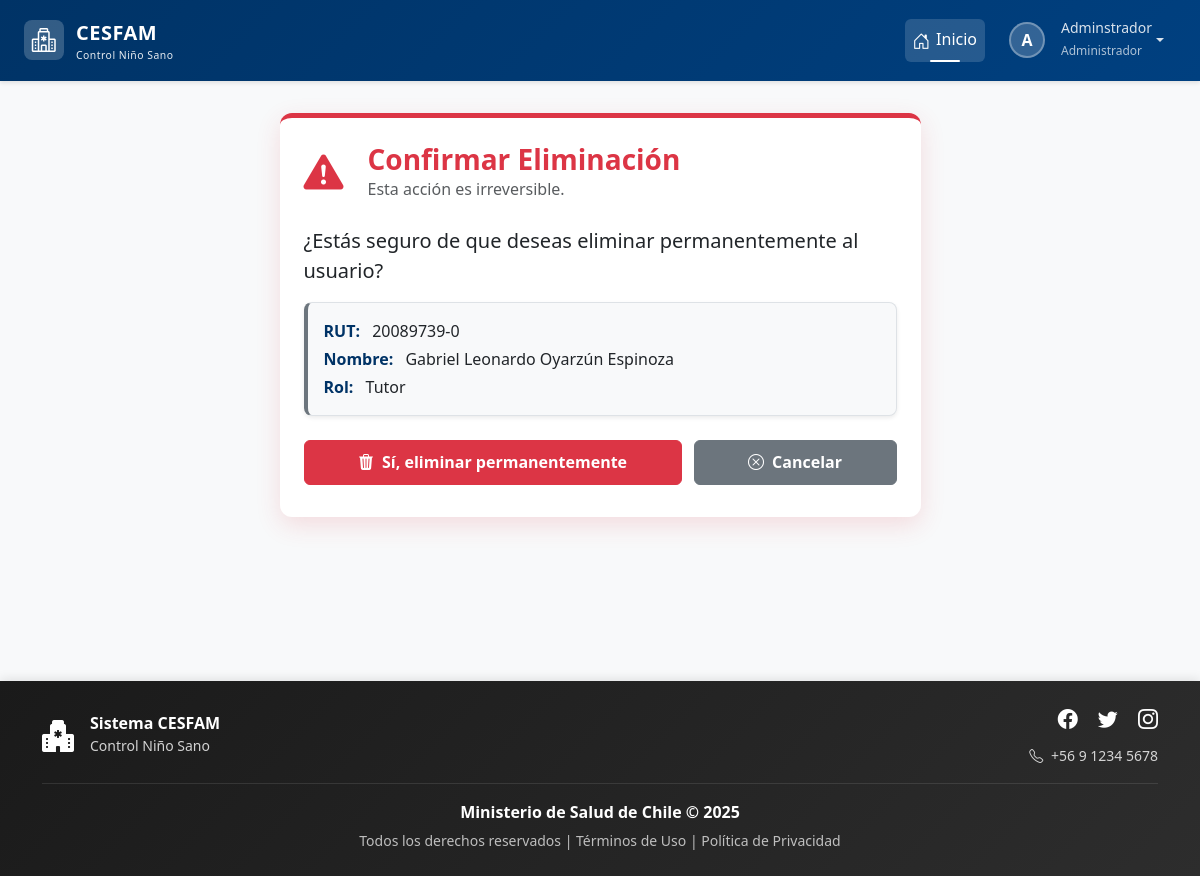
Screenshot of /usuarios/eliminar/4/ (signed in) with the database file from the repository.
### login/models.py (models this page shows, shortened)
class Usuario(AbstractBaseUser, PermissionsMixin):
    rut = models.CharField(max_length=10, unique=True)
    nombre_completo = models.CharField(max_length=200)
    email = models.EmailField(unique=True)
    rol = models.ForeignKey(Rol, on_delete=models.PROTECT)
    clave_temporal = models.BooleanField(default=False)
    nombre_completo_norm = models.CharField(
        max_length=200,
        editable=False,
        db_index=True
    )
    activo = models.BooleanField(default=True)
    is_staff = models.BooleanField(default=False) # Necesario para el admin de Django
    fecha_creacion = models.DateTimeField(default=timezone.now)
    objects = UsuarioManager()
    USERNAME_FIELD = 'rut'
    REQUIRED_FIELDS = ['nombre_completo', 'email']

class Rol(models.Model):
    id = models.AutoField(primary_key=True)
    nombre_rol = models.CharField(max_length=30, unique=True)
    descripcion = models.CharField(max_length=200)

### login/views.py (the view)
@login_required
@rol_requerido(['Administrador'])
def eliminar_usuario(request, pk):
    usuario = get_object_or_404(Usuario, pk=pk)
    if request.method == 'POST':
        nombre_usuario = usuario.nombre_completo
        usuario.delete()
        messages.success(request, f'El usuario {nombre_usuario} ha sido eliminado permanentemente.')
        return redirect('listar_usuarios')
    contexto = {
        'usuario': usuario
    }
    return render(request, 'authentication/eliminar_usuario.html', contexto)

### login/templates/authentication/eliminar_usuario.html (shortened to what this page needs)
{% extends 'base.html' %}
{% load static %}
{% block extra_css %}
    <link rel="stylesheet" href="{% static 'css/estiloformularios.css' %}">
{% endblock %}
{% block content %}
<div class="container">
    <div class="row justify-content-center">
        <div class="col-lg-8 col-xl-7">
            <div class="card confirm-card">
                <div class="confirm-header">
                    <div class="confirm-icon">
                        <i class="bi bi-exclamation-triangle-fill"></i>
                    </div>
                    <div>
                        <h3 class="mb-0">Confirmar Eliminación</h3>
                        <p class="mb-0 text-muted">Esta acción es irreversible.</p>
                    </div>
                </div>
                <div class="confirm-body">
                    <p class="fs-5 mb-3">¿Estás seguro de que deseas eliminar permanentemente al usuario?</p>
                    <div class="alert user-info-alert">
                        <div><strong>RUT:</strong> {{ usuario.rut }}</div>
                        <div><strong>Nombre:</strong> {{ usuario.nombre_completo }}</div>
                        <div><strong>Rol:</strong> {{ usuario.rol.nombre_rol }}</div>
                    </div>
                    <form method="post" class="mt-4">
                        <div class="confirm-buttons">
                            <button type="submit" class="btn btn-danger">
                                <i class="bi bi-trash3-fill me-2"></i>Sí, eliminar permanentemente
                            </button>
                            <a href="{% url 'listar_usuarios' %}" class="btn btn-secondary">
                                <i class="bi bi-x-circle me-2"></i>Cancelar
                            </a>
                        </div>
                    </form>
                </div>
            </div>
        </div>
    </div>
</div>
{% endblock %}

### templates/base.html (shortened to what this page needs)
{% load static %}
<!DOCTYPE html>
<html lang="es">
<head>
    <link href="https://cdn.jsdelivr.net/npm/bootstrap@5.3.2/dist/css/bootstrap.min.css" rel="stylesheet"
>
    <link rel="stylesheet" href="https://cdn.jsdelivr.net/npm/bootstrap-icons@1.11.1/font/bootstrap-icons.css">
    <link href="https://cdn.jsdelivr.net/npm/select2@4.1.0-rc.0/dist/css/select2.min.css" rel="stylesheet" />
    <link rel="stylesheet" href="{% static 'css/estilobase.css' %}">
    {% block extra_css %}{% endblock %}
</head>
<body>
    <nav class="navbar navbar-expand-lg navbar-dark navbar-cesfam sticky-top">
        <div class="container-fluid px-4">
            <a class="navbar-brand" href="{% url 'home' %}">
                <div class="logo-icon">
                    <i class="bi bi-hospital text-white fs-4"></i>
                </div>
                <div>
                    <span>CESFAM</span>
                    <small class="d-block" style="font-size: 0.65rem; font-weight: 400; opacity: 0.9;">
                        Control Niño Sano
                    </small>
                </div>
            </a>
            <div class="collapse navbar-collapse" id="navbarNav">
                <ul class="navbar-nav ms-auto align-items-lg-center">
                    <li class="nav-item">
                        <a class="nav-link active" href="{% url 'home' %}">
                            <i class="bi bi-house-door"></i>Inicio
                        </a>
                    </li>
                    {% if request.user.is_authenticated %}
                    <li class="nav-item dropdown ms-lg-2">
                        <a class="nav-link dropdown-toggle d-flex align-items-center" href="#"
                           id="userDropdown" role="button" data-bs-toggle="dropdown" aria-expanded="false">
                            <div class="user-avatar">
                                {{ request.user.nombre_completo|first|upper }}
                            </div>
                            <div class="d-none d-lg-block text-start ms-2">
                                <small class="d-block" style="line-height: 1.2;">
                                    {{ request.user.nombre_completo|truncatewords:2 }}
                                </small>
                                <small style="font-size: 0.75rem; opacity: 0.8;">
                                    {{ request.user.rol.nombre_rol }}
                                </small>
                            </div>
                        </a>
                    </li>
                    {% else %}
                    <li class="nav-item ms-lg-2">
                        <a class="btn btn-light btn-sm" href="{% url 'login' %}">
                            <i class="bi bi-box-arrow-in-right me-1"></i>Iniciar Sesión
                        </a>
                    </li>
                    {% endif %}
                </ul>
            </div>
        </div>
    </nav>
    <main class="main-container container-fluid px-4">
        {% block content %}
        {% endblock %}
    </main>
    <footer class="footer-cesfam text-white py-4 mt-auto">
        <div class="container">
            <div class="row align-items-center">
                <div class="col-md-4 text-center text-md-start mb-3 mb-md-0">
                    <div class="d-flex align-items-center justify-content-center justify-content-md-start">
                        <i class="bi bi-hospital-fill fs-2 me-3"></i>
                        <div>
                            <h6 class="mb-0 fw-bold">Sistema CESFAM</h6>
                            <small style="opacity: 0.8;">Control Niño Sano</small>
                        </div>
                    </div>
                </div>
                <div class="col-md-4 text-center text-md-end">
                    <div class="social-links mb-2">
                        <a href="#" class="text-white text-decoration-none me-3" aria-label="Facebook">
                            <i class="bi bi-facebook fs-5"></i>
                        </a>
                        <a href="#" class="text-white text-decoration-none me-3" aria-label="Twitter">
                            <i class="bi bi-twitter fs-5"></i>
                        </a>
                        <a href="#" class="text-white text-decoration-none" aria-label="Instagram">
                            <i class="bi bi-instagram fs-5"></i>
                        </a>
                    </div>
                    <small style="opacity: 0.8;">
                        <i class="bi bi-telephone me-1"></i> +56 9 1234 5678
                    </small>
                </div>
            </div>
            <div class="footer-divider my-3"></div>
            <div class="row">
                <div class="col-12 text-center">
                    <p class="mb-1">
                        <strong>Ministerio de Salud de Chile &copy; {% now "Y" %}</strong>
                    </p>
                    <small style="opacity: 0.7;">
                        Todos los derechos reservados |
                        <a href="#" class="text-white text-decoration-none">Términos de Uso</a> |
                        <a href="#" class="text-white text-decoration-none">Política de Privacidad</a>
                    </small>
                </div>
            </div>
        </div>
    </footer>
</body>
</html>

### static/css/estilobase.css (style rules this page uses)
:root { --cesfam-primary: #003366; --cesfam-secondary: #0066cc; --cesfam-light: #e7f1ff; --cesfam-dark: #001a33; }
body { display: flex; flex-direction: column; min-height: 100vh; background-color: #f8f9fa; font-family: 'Segoe UI', Tahoma, Geneva, Verdana, sans-serif; }
main { flex: 1; }
.navbar-cesfam { background: linear-gradient(135deg, var(--cesfam-primary) 0%, #004080 100%); box-shadow: 0 2px 4px rgba(0,0,0,.1); padding: 0.75rem 0; }
.navbar-brand { display: flex; align-items: center; font-size: 1.25rem; font-weight: 700; letter-spacing: 0.5px; }
.navbar-brand .logo-icon { width: 40px; height: 40px; background: rgba(255,255,255,0.2); border-radius: 8px; display: flex; align-items: center; justify-content: center; margin-right: 12px; transition: all 0.3s ease; }
.navbar-nav .nav-link { color: rgba(255,255,255,0.85) !important; font-weight: 500; padding: 0.5rem 1rem; margin: 0 0.25rem; border-radius: 6px; transition: all 0.3s ease; position: relative; }
.navbar-nav .nav-link.active { color: #ffffff !important; background-color: rgba(255,255,255,0.15); }
.navbar-nav .nav-link.active::before { content: ''; position: absolute; bottom: 0; left: 50%; transform: translateX(-50%); width: 30px; height: 2px; background-color: #ffffff; border-radius: 2px; }
.navbar-nav .nav-link i { margin-right: 6px; font-size: 1.1em; vertical-align: middle; }
.user-avatar { width: 36px; height: 36px; background: rgba(255,255,255,0.2); border: 2px solid rgba(255,255,255,0.3); border-radius: 50%; display: flex; align-items: center; justify-content: center; font-weight: 600; color: white; margin-right: 8px; transition: all 0.3s ease; }
.alert { border: none; border-radius: 8px; box-shadow: 0 2px 4px rgba(0,0,0,0.08); border-left: 4px solid; animation: slideInUp 0.5s ease-out; display: flex; align-items: center; }
.footer-cesfam { background: linear-gradient(135deg, #1a1a1a 0%, #2d2d2d 100%); box-shadow: 0 -2px 10px rgba(0,0,0,0.1); margin-top: auto; }
.footer-divider { height: 1px; background: rgba(255,255,255,0.1); margin: 1rem 0; }
.footer-cesfam .social-links a { transition: all 0.3s ease; display: inline-block; }
.footer-cesfam .social-links a i { transition: all 0.3s ease; }
.main-container { padding-top: 2rem; padding-bottom: 3rem; min-height: calc(100vh - 200px); animation: fadeIn 0.8s ease-in-out; }
.card { border: none; box-shadow: 0 1px 3px rgba(0,0,0,0.08); border-radius: 10px; transition: all 0.3s ease; }

### static/css/estiloformularios.css (style rules this page uses)
:root { --cesfam-primary: #003366; --cesfam-secondary: #0066cc; --cesfam-danger: #dc3545; --cesfam-danger-soft: #f8d7da; --cesfam-light-gray: #f8f9fa; --cesfam-border-gray: #dee2e6; --cesfam-success: #198754; --cesfam-warning: #ffc107; --cesfam-info: #0dcaf0; --cesfam-muted-text: #6c757d; }
.confirm-card { border: none; border-radius: 12px; box-shadow: 0 8px 24px rgba(220, 53, 69, 0.15); border-top: 5px solid var(--cesfam-danger); animation: fadeInUp 0.6s ease-out; }
.confirm-header { display: flex; align-items: center; padding: 1.5rem; }
.confirm-icon { font-size: 2.5rem; color: var(--cesfam-danger); margin-right: 1.5rem; animation: pulse-warning 1.8s ease-in-out infinite; }
.confirm-header h3 { color: var(--cesfam-danger); font-weight: 700; margin-bottom: 0; }
.confirm-body { padding: 0 1.5rem 2rem 1.5rem; }
.user-info-alert { background-color: #f8f9fa; border: 1px solid #dee2e6; border-left: 4px solid #6c757d; padding: 1rem; border-radius: 8px; margin-bottom: 1rem; text-align: left; word-break: break-word; display: block; }
.user-info-alert div { margin-bottom: 0.25rem; }
.user-info-alert div:last-child { margin-bottom: 0; }
.user-info-alert strong { color: var(--cesfam-primary); margin-right: 0.5rem; }
.confirm-buttons { display: flex; flex-wrap: wrap; gap: 0.75rem; margin-top: 1.5rem; }
.confirm-buttons .btn { transition: all 0.2s ease; padding: 0.6rem 1.25rem; font-weight: 600; flex-grow: 1; text-align: center; }

### rows the page displays
Usuario: user.nombre_completo|first "A", user.nombre_completo "Adminstrador", user.rol.nombre_rol "Administrador"
Usuario: rut "20089739-0", nombre_completo "Gabriel Leonardo Oyarzún Espinoza", rol.nombre_rol "Tutor"
